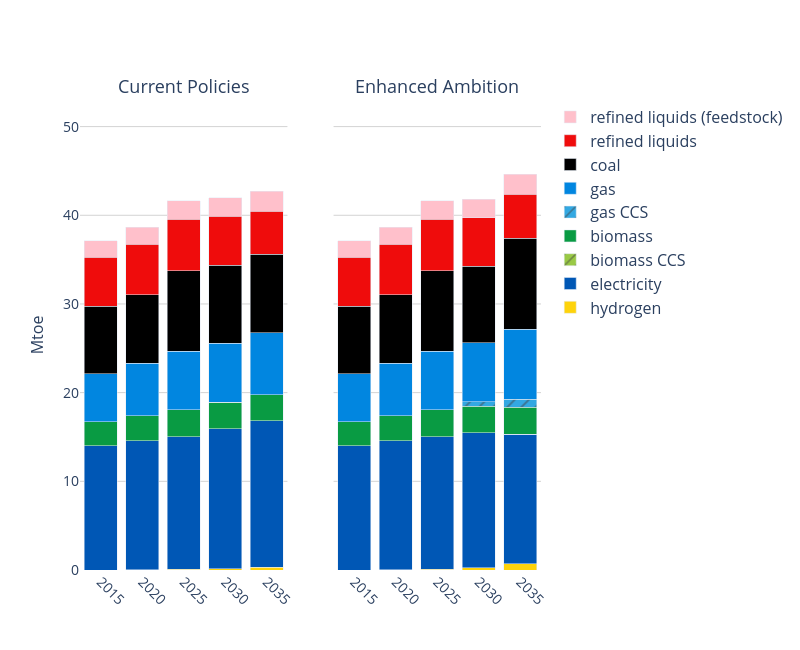

Here is the notebook cell this chart was saved with:
### Code cell
# ------------------------------
# G) Other industry energy by fuel (excl. I&S, Chemical, Cement)
# ------------------------------
dfG, _ = run_query(conn, q_idx)  # q_idx=100
dfG["ind"]    = cat_sector(dfG["sector"])
dfG["energy"] = dfG.apply(cat_energy_other, axis=1)
mask_other = ~dfG["ind"].isin(["Iron and Steel", "Chemical", "Cement"])
dfG = dfG[(dfG["Year"] >= 2015) & mask_other].copy()
dfG["value"] *= EJ_TO_MTOE
two_panel_stack(
    dfG, category="energy", years=YEARS_2015_2050,
    out_png="./fig/otherInd.png", y_max=53,
    colors=FUEL_COLORS, patterns=FUEL_PATTERNS
)

### Figure 1 — Plotly figure (JSON) as saved in the notebook; plotly's stock layout.template omitted (floating-point values rounded to 4 significant figures)
{"data": [{"marker": {"color": "#FED30B"}, "name": "hydrogen", "showlegend": true, "type": "bar", "x": [2020, 2025, 2030, 2035], "xaxis": "x", "y": [0.001393, 0.07118, 0.1526, 0.3078], "yaxis": "y"}, {"marker": {"color": "#0057B5"}, "name": "electricity", "showlegend": true, "type": "bar", "x": [2015, 2020, 2025, 2030, 2035], "xaxis": "x", "y": [14.0, 14.58, 14.95, 15.76, 16.53], "yaxis": "y"}, {"marker": {"color": "rgb(153, 201, 69)", "pattern": {"shape": "/"}}, "name": "biomass CCS", "showlegend": true, "type": "bar", "x": [2020, 2025, 2030, 2035], "xaxis": "x", "y": [7.209e-05, 0.0002622, 0.003216, 0.01311], "yaxis": "y"}, {"marker": {"color": "#099B43"}, "name": "biomass", "showlegend": true, "type": "bar", "x": [2015, 2020, 2025, 2030, 2035], "xaxis": "x", "y": [2.709, 2.836, 3.054, 3.014, 2.896], "yaxis": "y"}, {"marker": {"color": "#33A8E2", "pattern": {"shape": "/"}}, "name": "gas CCS", "showlegend": true, "type": "bar", "x": [2025, 2030, 2035], "xaxis": "x", "y": [1.713e-07, 1.301e-06, 4.833e-06], "yaxis": "y"}, {"marker": {"color": "#0186E0"}, "name": "gas", "showlegend": true, "type": "bar", "x": [2015, 2020, 2025, 2030, 2035], "xaxis": "x", "y": [5.404, 5.871, 6.591, 6.654, 7.006], "yaxis": "y"}, {"marker": {"color": "#000000"}, "name": "coal", "showlegend": true, "type": "bar", "x": [2015, 2020, 2025, 2030, 2035], "xaxis": "x", "y": [7.612, 7.746, 9.059, 8.805, 8.859], "yaxis": "y"}, {"marker": {"color": "#EF0C0C"}, "name": "refined liquids", "showlegend": true, "type": "bar", "x": [2015, 2020, 2025, 2030, 2035], "xaxis": "x", "y": [5.517, 5.68, 5.851, 5.492, 4.849], "yaxis": "y"}, {"marker": {"color": "pink"}, "name": "refined liquids (feedstock)", "showlegend": true, "type": "bar", "x": [2015, 2020, 2025, 2030, 2035], "xaxis": "x", "y": [1.879, 1.962, 2.055, 2.119, 2.261], "yaxis": "y"}, {"marker": {"color": "#FED30B"}, "name": "hydrogen", "showlegend": false, "type": "bar", "x": [2020, 2025, 2030, 2035], "xaxis": "x2", "y": [0.001393, 0.07118, 0.2267, 0.7259], "yaxis": "y2"}, {"marker": {"color": "#0057B5"}, "name": "electricity", "showlegend": false, "type": "bar", "x": [2015, 2020, 2025, 2030, 2035], "xaxis": "x2", "y": [14.0, 14.58, 14.95, 15.24, 14.6], "yaxis": "y2"}, {"marker": {"color": "rgb(153, 201, 69)", "pattern": {"shape": "/"}}, "name": "biomass CCS", "showlegend": false, "type": "bar", "x": [2020, 2025, 2030, 2035], "xaxis": "x2", "y": [7.209e-05, 0.0002622, 0.003197, 0.01367], "yaxis": "y2"}, {"marker": {"color": "#099B43"}, "name": "biomass", "showlegend": false, "type": "bar", "x": [2015, 2020, 2025, 2030, 2035], "xaxis": "x2", "y": [2.709, 2.836, 3.054, 3.019, 3.01], "yaxis": "y2"}, {"marker": {"color": "#33A8E2", "pattern": {"shape": "/"}}, "name": "gas CCS", "showlegend": false, "type": "bar", "x": [2025, 2030, 2035], "xaxis": "x2", "y": [1.713e-07, 0.4646, 0.8975], "yaxis": "y2"}, {"marker": {"color": "#0186E0"}, "name": "gas", "showlegend": false, "type": "bar", "x": [2015, 2020, 2025, 2030, 2035], "xaxis": "x2", "y": [5.404, 5.871, 6.591, 6.674, 7.912], "yaxis": "y2"}, {"marker": {"color": "#000000"}, "name": "coal", "showlegend": false, "type": "bar", "x": [2015, 2020, 2025, 2030, 2035], "xaxis": "x2", "y": [7.612, 7.746, 9.059, 8.617, 10.24], "yaxis": "y2"}, {"marker": {"color": "#EF0C0C"}, "name": "refined liquids", "showlegend": false, "type": "bar", "x": [2015, 2020, 2025, 2030, 2035], "xaxis": "x2", "y": [5.517, 5.68, 5.851, 5.458, 4.983], "yaxis": "y2"}, {"marker": {"color": "pink"}, "name": "refined liquids (feedstock)", "showlegend": false, "type": "bar", "x": [2015, 2020, 2025, 2030, 2035], "xaxis": "x2", "y": [1.879, 1.962, 2.055, 2.09, 2.254], "yaxis": "y2"}], "layout": {"annotations": [{"font": {"size": 18}, "showarrow": false, "text": "Current Policies", "x": 0.225, "xanchor": "center", "xref": "paper", "y": 1, "yanchor": "bottom", "yref": "paper"}, {"font": {"size": 18}, "showarrow": false, "text": "Enhanced Ambition", "x": 0.775, "xanchor": "center", "xref": "paper", "y": 1, "yanchor": "bottom", "yref": "paper"}], "barmode": "stack", "height": 650, "legend": {"font": {"size": 16}, "traceorder": "reversed", "x": 1.02, "y": 1}, "plot_bgcolor": "rgba(0,0,0,0)", "title": {"font": {"size": 24}, "x": 0.5}, "width": 800, "xaxis": {"anchor": "y", "domain": [0, 0.45], "tickangle": 45, "tickfont": {"size": 14}, "ticktext": ["2015", "2020", "2025", "2030", "2035", "2040", "2045", "2050"], "tickvals": [2015, 2020, 2025, 2030, 2035, 2040, 2045, 2050], "title": {"font": {"size": 16}}}, "xaxis2": {"anchor": "y2", "domain": [0.55, 1], "tickangle": 45, "tickfont": {"size": 14}, "ticktext": ["2015", "2020", "2025", "2030", "2035", "2040", "2045", "2050"], "tickvals": [2015, 2020, 2025, 2030, 2035, 2040, 2045, 2050], "title": {"font": {"size": 16}}}, "yaxis": {"anchor": "x", "domain": [0, 1], "gridcolor": "lightgray", "range": [0, 53], "showgrid": true, "tickfont": {"size": 14}, "title": {"font": {"size": 16}, "text": "Mtoe"}}, "yaxis2": {"anchor": "x2", "domain": [0, 1], "gridcolor": "lightgray", "matches": "y", "range": [0, 53], "showgrid": true, "showticklabels": false, "tickfont": {"size": 14}}}}
